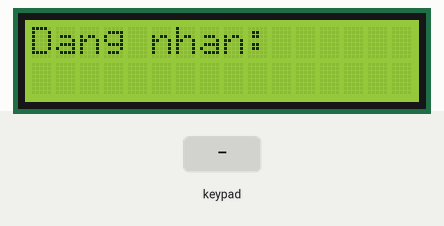
The program below on a simulated Arduino Uno, built with avr-gcc and run on an emulated ATmega328P. Shown: 16×2 character LCD. The test bench sets the inputs (shaded band).

Above: at 1.2 s.
1.3 s: keypad keys 0 5 0 7 D pressed 0.4 s apart
At 4.3 s:
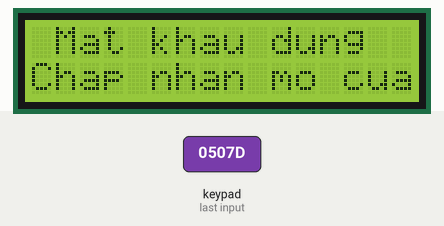
6.3 s: keypad keys 1 3 9 7 D pressed 0.4 s apart
At 8.8 s:
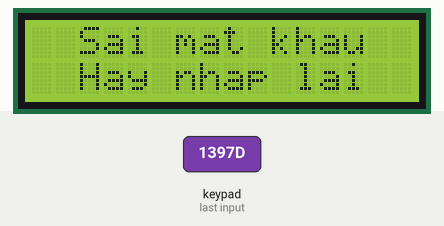
10.9 s: key '2' pressed
At 12.1 s:
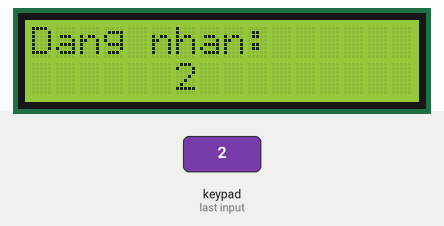
12.4 s: key '1' pressed
At 13.2 s:
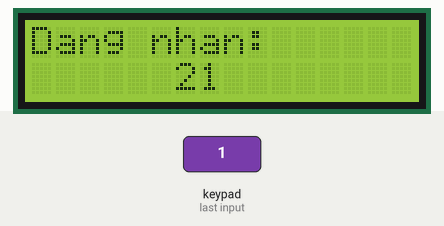
Timing chart, 0 to 14.9 s (numbered marks = the images above; inputs shaded):
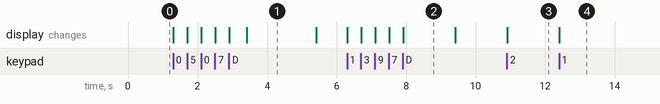

Measured:
- after the input at 1.3 s, the display: first changes at once (image 1 shows a later state)
- after the input at 6.3 s, the display: first changes at once (image 2 shows a later state)
- after the input at 10.9 s, the display: changes at once (image 3)
- after the input at 12.4 s, the display: changes at once (image 4)
- what the display in image 1 shows lasts 2.0 s, from 3.4 s to 5.4 s
- what the display in image 2 shows lasts 1.5 s, from 7.9 s to 9.4 s

The program:

main.cpp
```cpp
#include <Arduino.h>
#include <Keypad.h>
#include <LiquidCrystal.h>

//* tong so hang
const byte Row = 4;
//* tong so cot
const byte Col = 4;

char keyLY[Row][Col] =
{
  //* giao dien ban phim
  {'1','2','3','A'},
  {'4','5','6','B'},
  {'7','8','9','C'},
  {'*','0','#','D'}
};

byte rowP[Row] = {6, 7, 8, 9};      //* chan cam theo hang
byte colP[Col] = {10, 11, 12, 13};  //* chan cam theo cot

//* khai bao man hinh lcd voi
//* lcd(rs, e, D4, D5, D6, D7)
LiquidCrystal lcd(0, 1, 2, 3, 4, 5);

//* khai bao ban phim voi
/*
  Keypad
  (
    * thiet lap lai gia tri tra ve,
    * chan theo hang,
    * chan theo cot,
    * tong so hang,
    * tong s cot
  )
*/
Keypad kp = Keypad
(
  makeKeymap(keyLY),
  rowP, colP, Row, Col
);

//* bien dung de tinh toan
short int i = 6;
const short int pass_len = 4;
char pass[pass_len];
const char valid[pass_len] =
  {'0', '5', '0', '7'}; //* <- doi mat khau tai day

void clear_pass(char *pass)
{
  for(int j = 0; j < pass_len; j++)
  {
    pass[j] = ' ';
  }
}

void setup()
{
  lcd.begin(16, 2);
}

void loop()
{
  HERE: char key = kp.getKey();
  lcd.setCursor(0,0);
  lcd.print("Dang nhan: ");

  //* chon nut C de xoa toan bo mat khau da nhap
  if(key == 'C')
  {
    clear_pass(pass);
    i = 6;
    lcd.clear();
    goto HERE;
  }
  //* chon nut D de xac nhan dang nhap
  else if(key == 'D')
  {
    if(pass[3] && pass[3] != ' ')
    {
      if
      (
        pass[0] == valid[0] &&
        pass[1] == valid[1] &&
        pass[2] == valid[2] &&
        pass[3] == valid[3]
      )
        {
          lcd.clear();
          delay(500);
          lcd.clear();
          lcd.setCursor(0,0);
          lcd.print(" Mat khau dung");
          lcd.setCursor(0,1);
          lcd.print("Chap nhan mo cua");
          delay(2000);
          clear_pass(pass);
          lcd.clear();
          goto HERE;
        }
      else
      {
        lcd.clear();
        lcd.setCursor(2,0);
        lcd.print("Sai mat khau");
        lcd.setCursor(2,1);
        lcd.print("Hay nhap lai");
        delay(1500);
        clear_pass(pass);
        lcd.clear();
        goto HERE;
      }

    }
  }
  else if
  (
    key &&
    key != '*' &&
    key != 'A' &&
    key != 'B' &&
    key != '#'
  )
    {
      lcd.setCursor(i, 1);
      lcd.print(key);
      pass[i-6] = key;
      i++;
      i = (i > 9) ? 6 : i;
    }
}

/*
  * Nguyen ly nut C:
  * -> reset bien pass
  * -> xoa toan bo ky tu tren lcd
  * -> nhay toi nhan dan 'HERE'

  * Nguyen ly nut D:
  * -> kiem tra bien pass co rong hay ko
  * -> neu rong thi ko lam gi ca
  * -> neu ko rong thi di kiem tra voi bien valid
  * -> neu 2 bien giong nhau xuat ra lcd va mo cua
  * -> neu 2 bien ko giong nhau xuat ra lcd va xoa mat khau da nhap
*/
```
